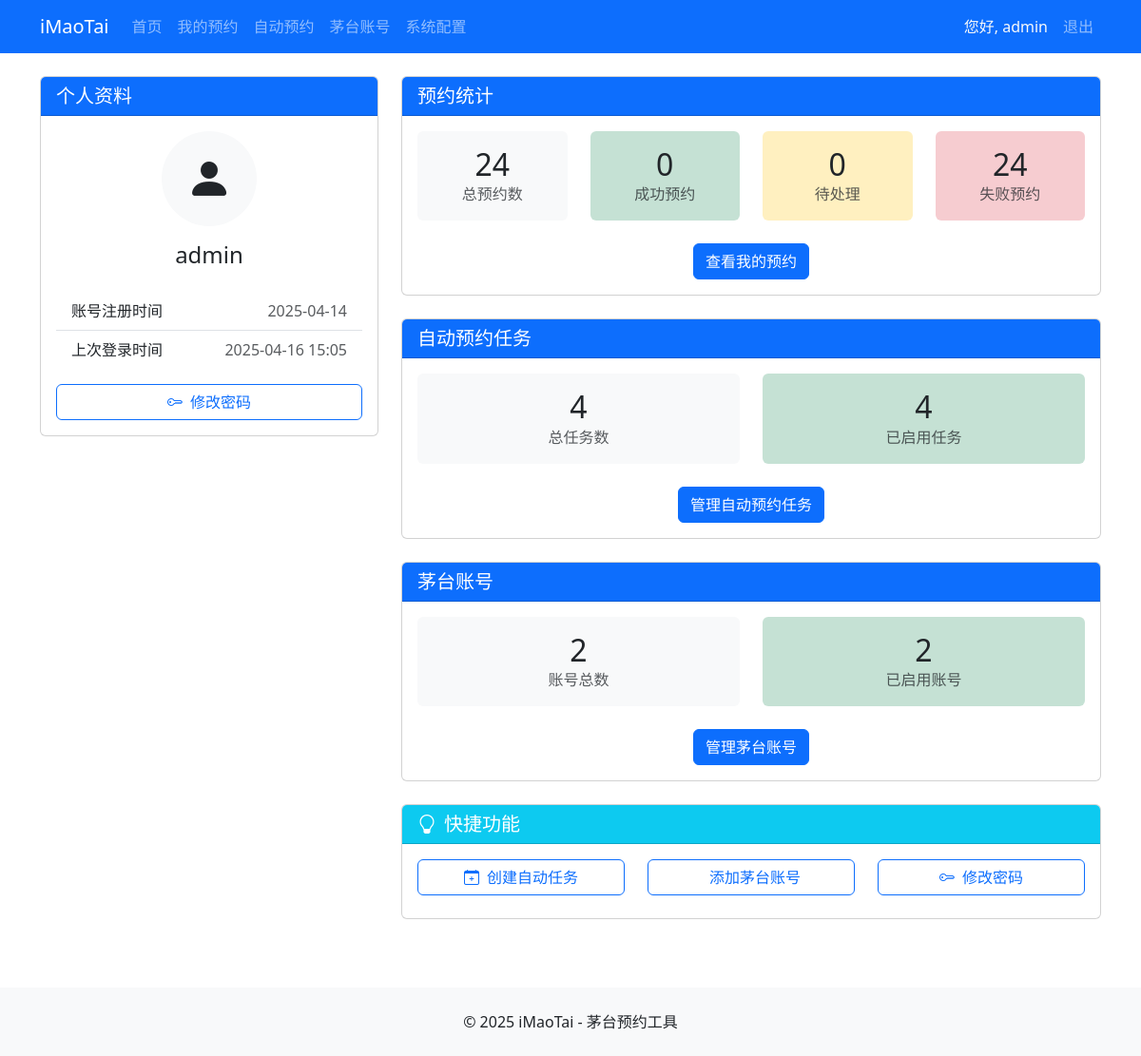
The app's page /profile (signed in), older data.
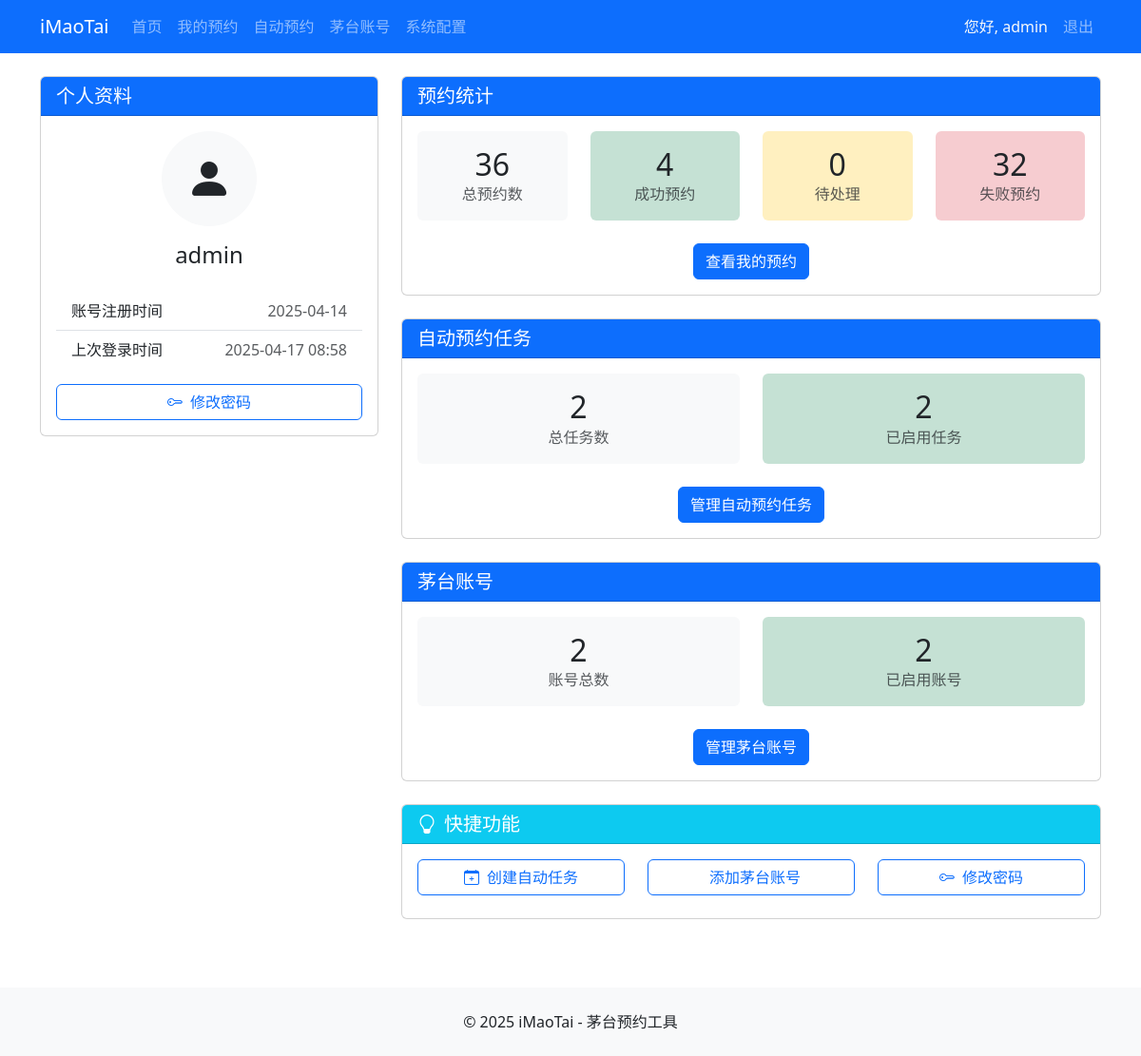
The same page, newer data.
### app.py (models this page shows, shortened)
class User(UserMixin, db.Model):
    id = db.Column(db.Integer, primary_key=True)
    username = db.Column(db.String(20), unique=True, nullable=False)
    password_hash = db.Column(db.String(128), nullable=False)
    join_date = db.Column(db.DateTime, default=datetime.datetime.now)
    last_login = db.Column(db.DateTime, nullable=True)
    reservations = db.relationship('Reservation', backref='user', lazy=True, cascade="all, delete-orphan")
    tasks = db.relationship('TaskSetting', backref='user', lazy=True, cascade="all, delete-orphan")
    mt_accounts = db.relationship('MaotaiAccount', backref='user', lazy=True, cascade="all, delete-orphan")
    push_settings = db.relationship('UserPushSetting', backref='user', uselist=False, cascade="all, delete-orphan")

### app.py (the view)
@app.route('/profile')
@login_required
def profile():
    total_reservations = Reservation.query.filter_by(user_id=current_user.id).count()
    success_reservations = Reservation.query.filter_by(user_id=current_user.id, status='成功').count()
    pending_reservations = Reservation.query.filter_by(user_id=current_user.id, status='待处理').count()
    failed_reservations = Reservation.query.filter_by(user_id=current_user.id, status='失败').count()
    total_tasks = TaskSetting.query.filter_by(user_id=current_user.id).count()
    enabled_tasks = TaskSetting.query.filter_by(user_id=current_user.id, enabled=True).count()
    total_accounts = MaotaiAccount.query.filter_by(user_id=current_user.id).count()
    active_accounts = MaotaiAccount.query.filter_by(user_id=current_user.id, is_active=True).count()
    return render_template('profile.html',
                          total_reservations=total_reservations,
                          success_reservations=success_reservations,
                          pending_reservations=pending_reservations,
                          failed_reservations=failed_reservations,
                          total_tasks=total_tasks,
                          enabled_tasks=enabled_tasks,
                          total_accounts=total_accounts,
                          active_accounts=active_accounts)

### app.py (called while the page is built)
@login_manager.user_loader
def load_user(user_id):
    return User.query.get(int(user_id))

@app.context_processor
def inject_config():
    return dict(config=config)

### templates/profile.html (shortened to what the changed rows need)
<!DOCTYPE html>
<html lang="zh-CN">
<head>
    <link rel="stylesheet" href="https://cdn.jsdelivr.net/npm/bootstrap@5.3.0/dist/css/bootstrap.min.css">
    <link rel="stylesheet" href="https://cdn.jsdelivr.net/npm/bootstrap-icons@1.10.0/font/bootstrap-icons.css">
</head>
<body>
    <nav class="navbar navbar-expand-lg navbar-dark bg-primary">
        <div class="container">
            <div class="collapse navbar-collapse" id="navbarNav">
                <div class="navbar-nav">
                    {% if current_user.is_authenticated %}
                    <span class="nav-item nav-link text-light active">您好, {{ current_user.username }}</span>
                    <a class="nav-link" href="{{ url_for('logout') }}">退出</a>
                    {% else %}
                    <a class="nav-link" href="{{ url_for('login') }}">登录</a>
                    <a class="nav-link" href="{{ url_for('register') }}">注册</a>
                    {% endif %}
                </div>
            </div>
        </div>
    </nav>
    <div class="container mt-4">
        <div class="row">
            <div class="col-md-4">
                <div class="card mb-4">
                    <div class="card-body">
                        <div class="text-center mb-4">
                            <div class="bg-light rounded-circle d-inline-flex justify-content-center align-items-center mb-3" style="width: 100px; height: 100px;">
                                <i class="bi bi-person-fill" style="font-size: 3rem;"></i>
                            </div>
                            <h4>{{ current_user.username }}</h4>
                        </div>
                        <ul class="list-group list-group-flush">
                            <li class="list-group-item d-flex justify-content-between align-items-center">
                                <span>账号注册时间</span>
                                <span class="text-muted">{{ current_user.join_date.strftime('%Y-%m-%d') }}</span>
                            </li>
                            <li class="list-group-item d-flex justify-content-between align-items-center">
                                <span>上次登录时间</span>
                                <span class="text-muted">{{ current_user.last_login.strftime('%Y-%m-%d %H:%M') if current_user.last_login else '未记录' }}</span>
                            </li>
                        </ul>
                    </div>
                </div>
            </div>
            <div class="col-md-8">
                <div class="card mb-4">
                    <div class="card-body">
                        <div class="row mb-4">
                            <div class="col-md-3 text-center">
                                <div class="bg-light rounded p-3">
                                    <h2 class="mb-0">{{ total_reservations }}</h2>
                                    <p class="text-muted mb-0">总预约数</p>
                                </div>
                            </div>
                            <div class="col-md-3 text-center">
                                <div class="bg-success bg-opacity-25 rounded p-3">
                                    <h2 class="mb-0">{{ success_reservations }}</h2>
                                    <p class="text-muted mb-0">成功预约</p>
                                </div>
                            </div>
                            <div class="col-md-3 text-center">
                                <div class="bg-warning bg-opacity-25 rounded p-3">
                                    <h2 class="mb-0">{{ pending_reservations }}</h2>
                                </div>
                            </div>
                            <div class="col-md-3 text-center">
                                <div class="bg-danger bg-opacity-25 rounded p-3">
                                    <h2 class="mb-0">{{ failed_reservations }}</h2>
                                    <p class="text-muted mb-0">失败预约</p>
                                </div>
                            </div>
                        </div>
                    </div>
                </div>
                <div class="card mb-4">
                    <div class="card-body">
                        <div class="row mb-4">
                            <div class="col-md-6 text-center">
                                <div class="bg-light rounded p-3">
                                    <h2 class="mb-0">{{ total_tasks }}</h2>
                                    <p class="text-muted mb-0">总任务数</p>
                                </div>
                            </div>
                            <div class="col-md-6 text-center">
                                <div class="bg-success bg-opacity-25 rounded p-3">
                                    <h2 class="mb-0">{{ enabled_tasks }}</h2>
                                    <p class="text-muted mb-0">已启用任务</p>
                                </div>
                            </div>
                        </div>
                    </div>
                </div>
                <div class="card mb-4">
                    <div class="card-body">
                        <div class="row mb-4">
                            <div class="col-md-6 text-center">
                                <div class="bg-light rounded p-3">
                                    <h2 class="mb-0">{{ total_accounts }}</h2>
                                </div>
                            </div>
                            <div class="col-md-6 text-center">
                                <div class="bg-success bg-opacity-25 rounded p-3">
                                    <h2 class="mb-0">{{ active_accounts }}</h2>
                                </div>
                            </div>
                        </div>
                    </div>
                </div>
            </div>
        </div>
    </div>
</body>
</html>

Row changes from the older to the newer data that the page shows:
changed User "admin": last_login "2025-04-16 15:05" → "2025-04-17 08:58"
Text that changed along with them:
{{ total_reservations }}: "24" → "36"
{{ success_reservations }}: "0" → "4"
{{ failed_reservations }}: "24" → "32"
{{ total_tasks }}: "4" → "2"
{{ enabled_tasks }}: "4" → "2"
